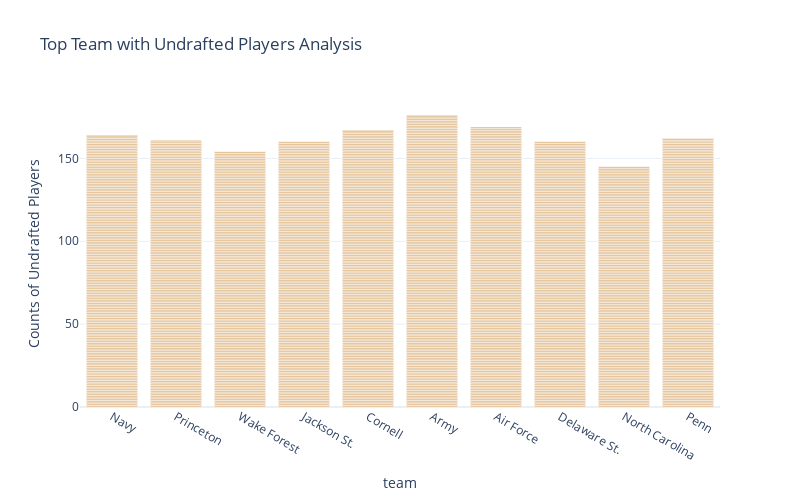
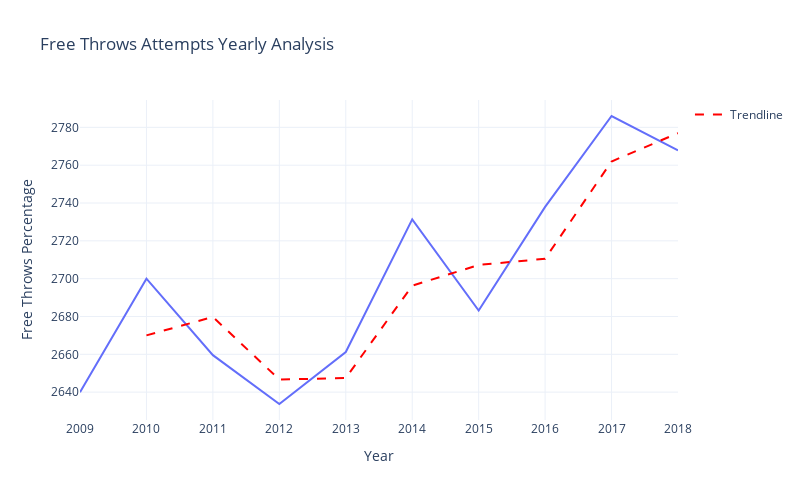
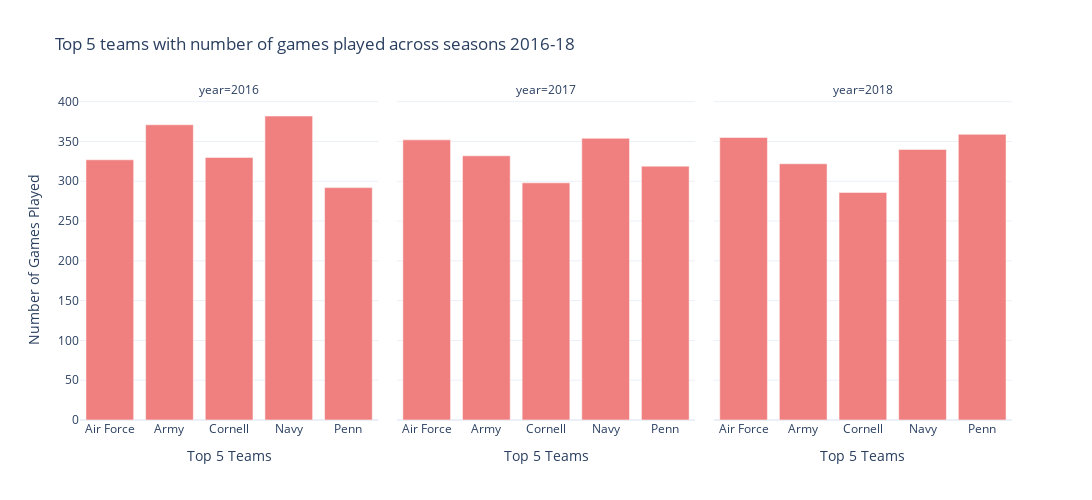
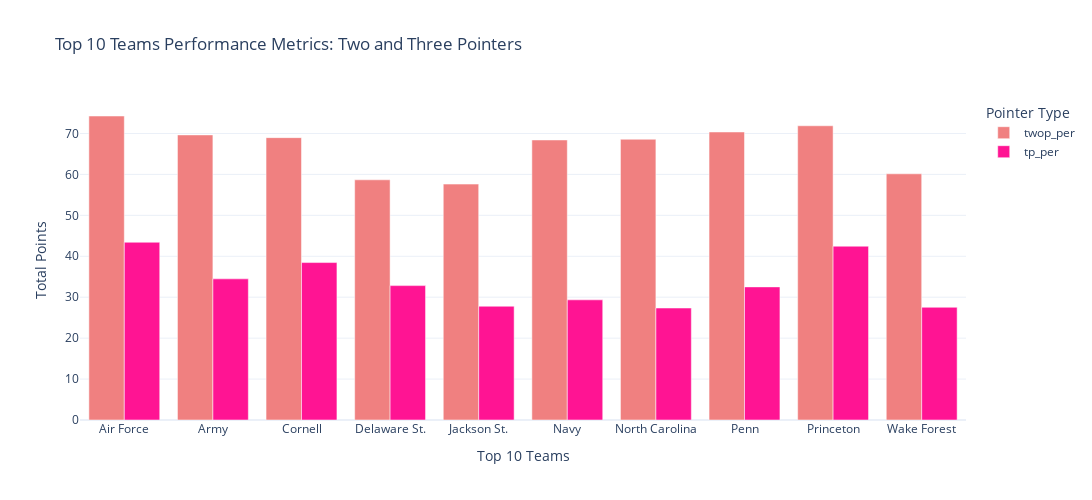

The notebook cell saved with these charts, in order:
### Code cell
eda(train_df)

### Figure 1 — Plotly figure (JSON) as saved in the notebook; plotly's stock layout.template omitted (floating-point values rounded to 4 significant figures; data arrays with more than 128 entries replaced by an {"elided": "..."} marker saying what was removed)
{"data": [{"alignmentgroup": "True", "hovertemplate": "Top most Teams=%{x}<br>count=%{y}<extra></extra>", "legendgroup": "", "marker": {"color": "burlywood", "pattern": {"shape": ""}}, "name": "", "offsetgroup": "", "orientation": "v", "showlegend": false, "textposition": "auto", "type": "bar", "x": {"elided": "1618 str values"}, "xaxis": "x", "y": {"elided": "1618 int values"}, "yaxis": "y"}], "layout": {"barmode": "relative", "height": 500, "legend": {"tracegroupgap": 0}, "title": {"text": "Top Team with Undrafted Players Analysis"}, "width": 800, "xaxis": {"anchor": "y", "domain": [0, 1], "tickmode": "linear", "title": {"text": "team"}}, "yaxis": {"anchor": "x", "domain": [0, 1], "title": {"text": "Counts of Undrafted Players"}}}}

### Figure 2 — Plotly figure (JSON) as saved in the notebook; plotly's stock layout.template omitted (floating-point values rounded to 4 significant figures)
{"data": [{"hovertemplate": "Year=%{x}<br>Free Throws Percentage=%{y}<extra></extra>", "legendgroup": "", "line": {"color": "#636efa", "dash": "solid"}, "marker": {"symbol": "circle"}, "mode": "lines", "name": "", "orientation": "v", "showlegend": false, "type": "scatter", "x": [2009, 2010, 2011, 2012, 2013, 2014, 2015, 2016, 2017, 2018], "xaxis": "x", "y": [2640.0, 2700.0, 2660.0, 2634.0, 2661.0, 2731.0, 2683.0, 2738.0, 2786.0, 2768.0], "yaxis": "y"}, {"line": {"color": "red", "dash": "dash"}, "mode": "lines", "name": "Trendline", "type": "scatter", "x": [2009, 2010, 2011, 2012, 2013, 2014, 2015, 2016, 2017, 2018], "y": [null, 2670.0, 2680.0, 2647.0, 2647.0, 2696.0, 2707.0, 2711.0, 2762.0, 2777.0]}], "layout": {"height": 500, "legend": {"tracegroupgap": 0}, "title": {"text": "Free Throws Attempts Yearly Analysis"}, "width": 800, "xaxis": {"anchor": "y", "domain": [0, 1], "tickmode": "linear", "title": {"text": "Year"}}, "yaxis": {"anchor": "x", "domain": [0, 1], "title": {"text": "Free Throws Percentage"}}}}

### Figure 3 — Plotly figure (JSON) as saved in the notebook; plotly's stock layout.template omitted (floating-point values rounded to 4 significant figures)
{"data": [{"alignmentgroup": "True", "hovertemplate": "year=2016<br>Top 5 Teams=%{x}<br>Number of Games Played=%{y}<extra></extra>", "legendgroup": "", "marker": {"color": "lightcoral", "pattern": {"shape": ""}}, "name": "", "offsetgroup": "", "orientation": "v", "showlegend": false, "textposition": "auto", "type": "bar", "x": ["Air Force", "Army", "Cornell", "Navy", "Penn"], "xaxis": "x", "y": [327, 371, 330, 382, 292], "yaxis": "y"}, {"alignmentgroup": "True", "hovertemplate": "year=2017<br>Top 5 Teams=%{x}<br>Number of Games Played=%{y}<extra></extra>", "legendgroup": "", "marker": {"color": "lightcoral", "pattern": {"shape": ""}}, "name": "", "offsetgroup": "", "orientation": "v", "showlegend": false, "textposition": "auto", "type": "bar", "x": ["Air Force", "Army", "Cornell", "Navy", "Penn"], "xaxis": "x2", "y": [352, 332, 298, 354, 319], "yaxis": "y2"}, {"alignmentgroup": "True", "hovertemplate": "year=2018<br>Top 5 Teams=%{x}<br>Number of Games Played=%{y}<extra></extra>", "legendgroup": "", "marker": {"color": "lightcoral", "pattern": {"shape": ""}}, "name": "", "offsetgroup": "", "orientation": "v", "showlegend": false, "textposition": "auto", "type": "bar", "x": ["Air Force", "Army", "Cornell", "Navy", "Penn"], "xaxis": "x3", "y": [355, 322, 286, 340, 359], "yaxis": "y3"}], "layout": {"annotations": [{"font": {}, "showarrow": false, "text": "year=2016", "x": 0.16, "xanchor": "center", "xref": "paper", "y": 1, "yanchor": "bottom", "yref": "paper"}, {"font": {}, "showarrow": false, "text": "year=2017", "x": 0.5, "xanchor": "center", "xref": "paper", "y": 1, "yanchor": "bottom", "yref": "paper"}, {"font": {}, "showarrow": false, "text": "year=2018", "x": 0.84, "xanchor": "center", "xref": "paper", "y": 1, "yanchor": "bottom", "yref": "paper"}], "barmode": "group", "height": 500, "legend": {"tracegroupgap": 0}, "title": {"text": "Top 5 teams with number of games played across seasons 2016-18"}, "width": 1100, "xaxis": {"anchor": "y", "domain": [0, 0.32], "tickmode": "linear", "title": {"text": "Top 5 Teams"}}, "xaxis2": {"anchor": "y2", "domain": [0.34, 0.66], "matches": "x", "title": {"text": "Top 5 Teams"}}, "xaxis3": {"anchor": "y3", "domain": [0.68, 1.0], "matches": "x", "title": {"text": "Top 5 Teams"}}, "yaxis": {"anchor": "x", "domain": [0, 1], "title": {"text": "Number of Games Played"}}, "yaxis2": {"anchor": "x2", "domain": [0, 1], "matches": "y", "showticklabels": false}, "yaxis3": {"anchor": "x3", "domain": [0, 1], "matches": "y", "showticklabels": false}}}

### Figure 4 — Plotly figure (JSON) as saved in the notebook; plotly's stock layout.template omitted (floating-point values rounded to 4 significant figures)
{"data": [{"alignmentgroup": "True", "hovertemplate": "Pointer Type=twop_per<br>Team=%{x}<br>Total Points=%{y}<extra></extra>", "legendgroup": "twop_per", "marker": {"color": "lightcoral", "pattern": {"shape": ""}}, "name": "twop_per", "offsetgroup": "twop_per", "orientation": "v", "showlegend": true, "textposition": "auto", "type": "bar", "x": ["Air Force", "Army", "Cornell", "Delaware St.", "Jackson St.", "Navy", "North Carolina", "Penn", "Princeton", "Wake Forest"], "xaxis": "x", "y": [74.28, 69.66, 68.99, 58.69, 57.64, 68.42, 68.6, 70.37, 71.89, 60.15], "yaxis": "y"}, {"alignmentgroup": "True", "hovertemplate": "Pointer Type=tp_per<br>Team=%{x}<br>Total Points=%{y}<extra></extra>", "legendgroup": "tp_per", "marker": {"color": "deeppink", "pattern": {"shape": ""}}, "name": "tp_per", "offsetgroup": "tp_per", "orientation": "v", "showlegend": true, "textposition": "auto", "type": "bar", "x": ["Air Force", "Army", "Cornell", "Delaware St.", "Jackson St.", "Navy", "North Carolina", "Penn", "Princeton", "Wake Forest"], "xaxis": "x", "y": [43.43, 34.48, 38.46, 32.83, 27.8, 29.36, 27.36, 32.52, 42.47, 27.54], "yaxis": "y"}], "layout": {"barmode": "group", "height": 500, "legend": {"title": {"text": "Pointer Type"}, "tracegroupgap": 0}, "title": {"text": "Top 10 Teams Performance Metrics: Two and Three Pointers"}, "width": 1100, "xaxis": {"anchor": "y", "domain": [0, 1], "tickmode": "linear", "title": {"text": "Top 10 Teams"}}, "yaxis": {"anchor": "x", "domain": [0, 1], "title": {"text": "Total Points"}}}}
